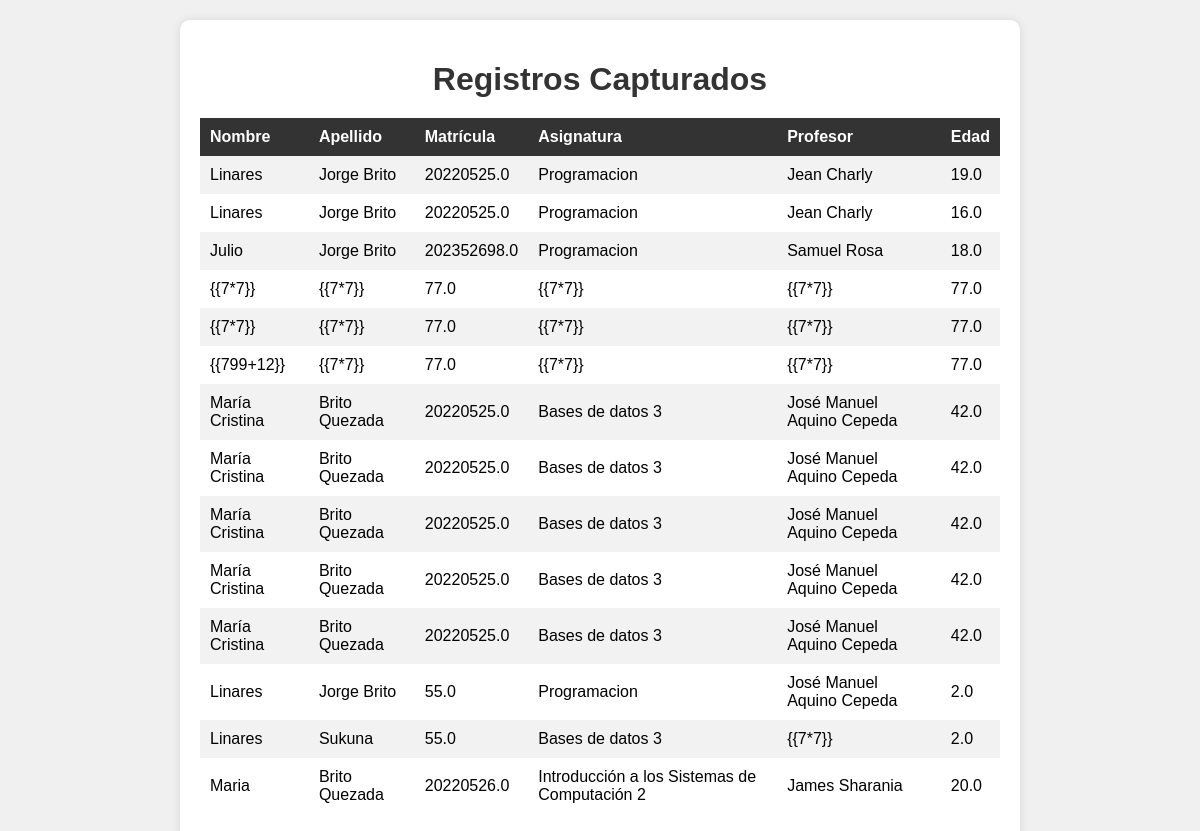
Page /records on the committed database.
### tables this page shows
CREATE TABLE form_data (
                id INTEGER PRIMARY KEY AUTOINCREMENT,
                nombre TEXT,
                apellido TEXT,
                matricula REAL,
                asignatura REAL,
                profesor TEXT,
                edad REAL
            );

### main.py (the view)
@app.get("/records", response_class=HTMLResponse)
async def get_records(request: Request):
    with sqlite3.connect("form_data.db") as conn:
        cursor = conn.cursor()
        cursor.execute("SELECT nombre, apellido, matricula, asignatura, profesor, edad FROM form_data")
        records = cursor.fetchall()
    return templates.TemplateResponse("records.html", {"request": request, "records": records})

### templates/records.html (shortened to what this page needs)
<!DOCTYPE html>
<html>
<head>
</head>
<body>
    <div class="container">
        <h1>Registros Capturados</h1>
        <table>
            <tr>
                <th>Nombre</th>
                <th>Apellido</th>
                <th>Matrícula</th>
                <th>Asignatura</th>
                <th>Profesor</th>
                <th>Edad</th>
            </tr>
            {% for record in records %}
            <tr>
                <td>{{ record[0] }}</td>
                <td>{{ record[1] }}</td>
                <td>{{ record[2] }}</td>
                <td>{{ record[3] }}</td>
                <td>{{ record[4] }}</td>
                <td>{{ record[5] }}</td>
            </tr>
            {% endfor %}
        </table>
    </div>
</body>
</html>

### templates/records.html (style rules this page uses)
body { font-family: Arial, sans-serif; background-color: #f0f0f0; margin: 0; padding: 20px; }
.container { background-color: #ffffff; padding: 20px; margin: 0 auto; border-radius: 10px; box-shadow: 0 0 10px rgba(0, 0, 0, 0.1); max-width: 800px; }
h1 { color: #333333; text-align: center; margin-bottom: 20px; }
table { width: 100%; border-collapse: collapse; margin-bottom: 20px; }
th, td { padding: 10px; text-align: left; }
th { background-color: #333333; color: #ffffff; }
tr:nth-child(even) { background-color: #f2f2f2; }

### rows in the picture
form_data: nombre "Linares", apellido "Jorge Brito", matricula "20220525.0", asignatura "Programacion", profesor "Jean Charly", edad "19.0"
form_data: nombre "Linares", apellido "Jorge Brito", matricula "20220525.0", asignatura "Programacion", profesor "Jean Charly", edad "16.0"
form_data: nombre "Julio", apellido "Jorge Brito", matricula "202352698.0", asignatura "Programacion", profesor "Samuel Rosa", edad "18.0"
form_data: nombre "{{7*7}}", apellido "{{7*7}}", matricula "77.0", asignatura "{{7*7}}", profesor "{{7*7}}", edad "77.0"
form_data: nombre "{{7*7}}", apellido "{{7*7}}", matricula "77.0", asignatura "{{7*7}}", profesor "{{7*7}}", edad "77.0"
form_data: nombre "{{799+12}}", apellido "{{7*7}}", matricula "77.0", asignatura "{{7*7}}", profesor "{{7*7}}", edad "77.0"
form_data: nombre "María Cristina", apellido "Brito Quezada", matricula "20220525.0", asignatura "Bases de datos 3", profesor "José Manuel Aquino Cepeda", edad "42.0"
form_data: nombre "María Cristina", apellido "Brito Quezada", matricula "20220525.0", asignatura "Bases de datos 3", profesor "José Manuel Aquino Cepeda", edad "42.0"
form_data: nombre "María Cristina", apellido "Brito Quezada", matricula "20220525.0", asignatura "Bases de datos 3", profesor "José Manuel Aquino Cepeda", edad "42.0"
form_data: nombre "María Cristina", apellido "Brito Quezada", matricula "20220525.0", asignatura "Bases de datos 3", profesor "José Manuel Aquino Cepeda", edad "42.0"
form_data: nombre "María Cristina", apellido "Brito Quezada", matricula "20220525.0", asignatura "Bases de datos 3", profesor "José Manuel Aquino Cepeda", edad "42.0"
form_data: nombre "Linares", apellido "Jorge Brito", matricula "55.0", asignatura "Programacion", profesor "José Manuel Aquino Cepeda", edad "2.0"
form_data: nombre "Linares", apellido "Sukuna", matricula "55.0", asignatura "Bases de datos 3", profesor "{{7*7}}", edad "2.0"
form_data: nombre "Maria", apellido "Brito Quezada", matricula "20220526.0", asignatura "Introducción a los Sistemas de Computación 2", profesor "James Sharania", edad "20.0"
